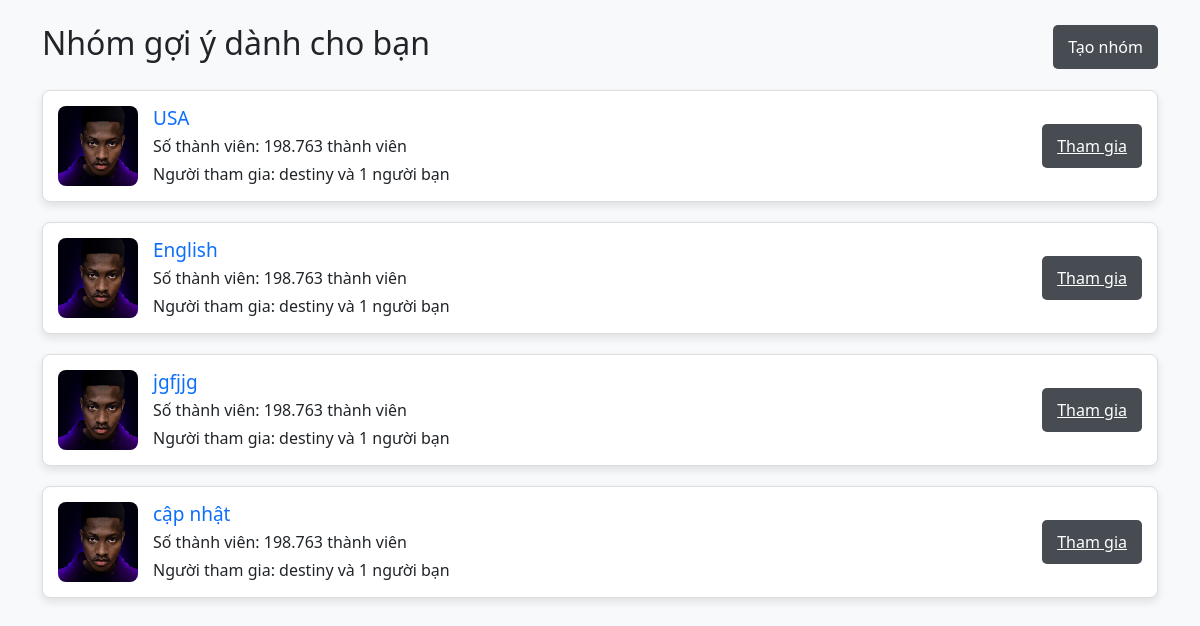
The page /groups/groups/ (signed in) on the database its author committed.
### group/models.py (models this page shows, shortened)
class Group(models.Model):
    name = models.CharField(max_length=200)
    description = models.TextField(blank=True, null=True)
    created_at = models.DateTimeField(auto_now_add=True)
    admin = models.ForeignKey(User, on_delete=models.CASCADE, related_name='groups_admin')
    members = models.ManyToManyField(User, through='Membership', related_name='groups_member')

### group/views.py (the view)
# urls.py: path('groups/', views.list_groups, name='list_groups'),
@login_required
def list_groups(request):
    groups = Group.objects.all()
    return render(request, 'group/group_list.html', {'groups': groups})

### group/templates/group/group_list.html (shortened to what this page needs)
<!DOCTYPE html>
<html lang="vi">
{%load static%}
<head>
    <link href="https://stackpath.bootstrapcdn.com/bootstrap/5.1.3/css/bootstrap.min.css" rel="stylesheet">
</head>
<body>
    <div class="container mt-4">
        <div class="header-container d-flex justify-content-between align-items-center">
            <h2 class="text-center">Nhóm gợi ý dành cho bạn</h2>
            <a href="{% url 'create_group' %}" class="btn btn-success create-group-button">Tạo nhóm</a>
        </div>
        <div class="row">
            {% for group in groups %}
                <div class="col-md-12">
                    <div class="group-card">
                        <label for="fileInput{{ group.id }}">
                            <img src="{% static 'default.jpg' %}" class="group-image" alt="Ảnh nhóm" id="groupImage{{ group.id }}">
                        </label>
                        <div class="group-info">
                            <h5 class="mb-1">
                                <a href="{% url 'group_detail' group.id %}" class="text-decoration-none">{{ group.name }}</a>
                            </h5>
                            <p class="mb-1">Số thành viên: 198.763 thành viên</p>
                            <p class="mb-0">Người tham gia: {{ user.username }} và 1 người bạn</p>
                        </div>
                        {% if user != group.admin %}
                        <a href="{% url 'toggle_membership' group.id %}" class="join-button">
                            {% if user in group.members.all %}
                                Hủy tham gia
                            {% else %}
                                Tham gia
                            {% endif %}
                        </a>
                        {% endif %}
                    </div>
                </div>
            {% empty %}
                <p class="no-groups-message">Không có nhóm nào hiện tại.</p>
            {% endfor %}
        </div>
    </div>
</body>
</html>

### group/templates/group/group_list.html (style rules this page uses)
body { background-color: #f8f9fa; }
.group-card { border: 1px solid #ddd; border-radius: 8px; padding: 15px; margin-bottom: 20px; display: flex; align-items: center; transition: transform 0.2s; background-color: white; box-shadow: 0 4px 8px rgba(0, 0, 0, 0.1); }
.group-image { width: 80px; height: 80px; border-radius: 8px; margin-right: 15px; object-fit: cover; }
.group-info { flex-grow: 1; }
.join-button, .create-group-button { margin-left: auto; padding: 10px 15px; border-radius: 5px; transition: background-color 0.3s; }
.join-button { background-color: #474c52; color: white; border: none; }
.create-group-button { background-color: #474c52; color: white; border: none; text-decoration: none; }
.header-container { margin-bottom: 20px; }
.text-decoration-none { font-size: 19px; }

### rows shown on the page
Group: name "USA", shows "Tham gia"
Group: name "English", shows "Tham gia"
Group: name "jgfjjg", shows "Tham gia"
Group: name "cập nhật", shows "Tham gia"

### other values the page prints
{{ user.username }} "destiny"
